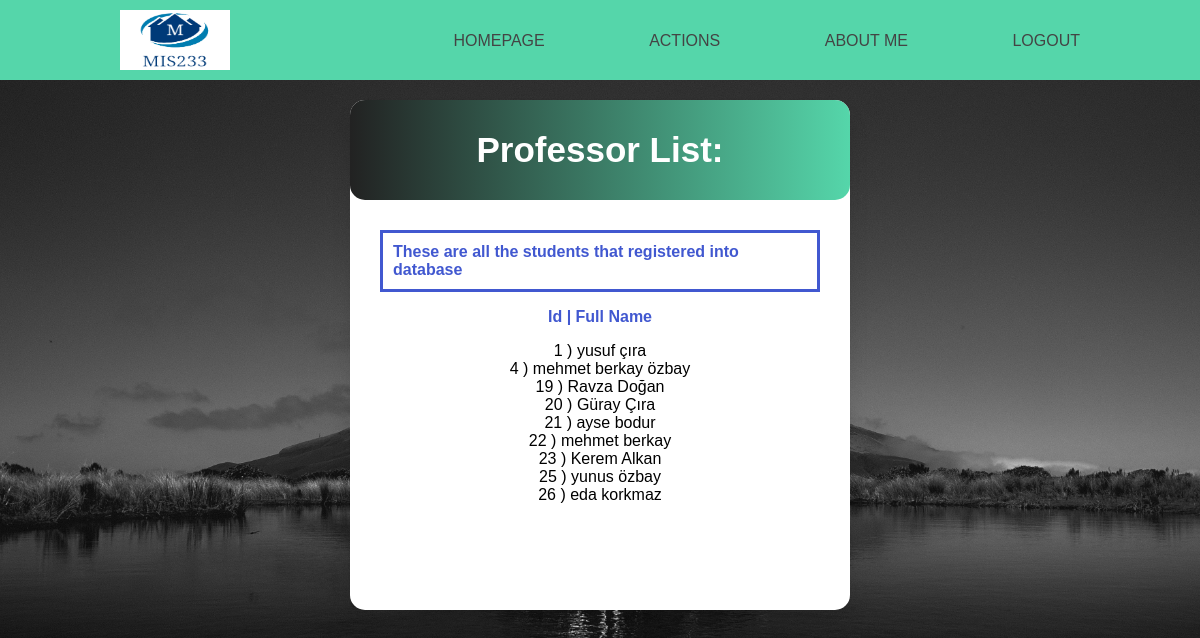
The page /pages/admin/actionAdminObtainStudentList.php (signed in) on the database its author committed.
### tables this page shows
CREATE TABLE `students` (
  `student_id` int(11) NOT NULL,
  `user_name` varchar(20) NOT NULL,
  `first_name` varchar(100) NOT NULL,
  `last_name` varchar(30) NOT NULL,
  `age` int(11) NOT NULL,
  `email` varchar(100) NOT NULL,
  `password` varchar(100) NOT NULL,
  `tel_number` varchar(11) NOT NULL,
  `is_active` tinyint(1) NOT NULL
);

### pages/admin/actionAdminObtainStudentList.php (the view, shortened to what this page needs)
<!DOCTYPE html>
<html lang="en">
<head>
    <link rel="stylesheet" type="text/css" href="../../css/style.css">
</head>
<body>
<?php
include "/xampp/htdocs/project2/dynamics/admin/navigationAdmin.php";
?>
<div class="wrapper" style="width: 500px; margin-top:20px;!important; padding-bottom: 300px ">
    <div class="title" style="font-size: 35px;!important;">
        Professor List:
    </div>
    <form action="actionAdminObtainProfessorList.php" method="post">
        <div class="field">
            <p id="courses">
            <p style="font-family: 'Candara', sans-serif;font-weight: 900;color: #4158d0;border-radius: %80;border: #4158d0 solid;
padding: 10px">
                These are all the students that  registered into database
            </p>
            <p style="text-align: center;color: #4158d0;font-weight: 700">Id | Full Name </p>
            <p style="text-align: center;position: relative" >
                <?php
                $conn=mysqli_connect("127.0.0.1","root","","project2");
                $sql = "	SELECT student_id,first_name,last_name from students";
                $result = mysqli_query($conn, $sql);
                while($row=mysqli_fetch_array($result)){
                    echo $row["student_id"];
                    echo " ) ";
                    echo  $row["first_name"];
                    echo $row["last_name"];
                    echo "<br>";
                }
                ?>
            </p>
        </div>
    </form>
</div>
</body>
</html>

### css/style.css (style rules this page uses)
body { margin: 0; background: #222; font-family: 'Work Sans',sans-serif; font-weight: 300; background-image: url("../img/background.jpg"); background-repeat: no-repeat; background-size: cover; }
.wrapper { width: 380px; background: #fff; border-radius: 15px; box-shadow: 0px 15px 20px rgba(0,0,0,0.1); margin:auto; margin-top: 10%; }
.wrapper .title { color: #fff; font-size: 35px; font-weight: 600; text-align: center; line-height: 100px; border-radius: 15px; background: linear-gradient(90deg, rgba(34,34,34,1) 0%, rgba(85,214,170,1) 100%); }
.wrapper form { padding: 10px 30px 30px; }
.wrapper form .field { position: relative; height: 50px; width: 100%; margin-top: 20px; }

### rows shown on the page
students: student_id "1", first_name "yusuf", last_name "çıra"
students: student_id "4", first_name "mehmet berkay", last_name "özbay"
students: student_id "19", first_name "Ravza", last_name "Doğan"
students: student_id "20", first_name "Güray", last_name "Çıra"
students: student_id "21", first_name "ayse", last_name "bodur"
students: student_id "22", first_name "mehmet", last_name "berkay"
students: student_id "23", first_name "Kerem", last_name "Alkan"
students: student_id "25", first_name "yunus", last_name "özbay"
students: student_id "26", first_name "eda", last_name "korkmaz"
